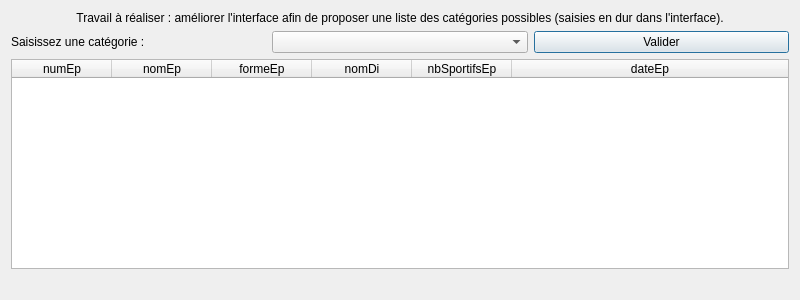
<?xml version="1.0" encoding="UTF-8"?>
<ui version="4.0">
 <class>fct_comp_2</class>
 <widget class="QDialog" name="fct_comp_2">
  <property name="geometry">
   <rect>
    <x>0</x>
    <y>0</y>
    <width>800</width>
    <height>300</height>
   </rect>
  </property>
  <property name="windowTitle">
   <string>Liste des épreuves d'une catégorie (version 1, catégories fixées par interface)</string>
  </property>
  <property name="windowOpacity">
   <double>9.000000000000000</double>
  </property>
  <layout class="QVBoxLayout" name="verticalLayout">
   <item>
    <widget class="QLabel" name="label">
     <property name="text">
      <string>Travail à réaliser : améliorer l'interface afin de proposer une liste des catégories possibles (saisies en dur dans l'interface).</string>
     </property>
     <property name="alignment">
      <set>Qt::AlignCenter</set>
     </property>
     <property name="wordWrap">
      <bool>true</bool>
     </property>
    </widget>
   </item>
   <item>
    <layout class="QHBoxLayout" name="horizontalLayout">
     <item>
      <widget class="QLabel" name="label_3">
       <property name="text">
        <string>Saisissez une catégorie :</string>
       </property>
      </widget>
     </item>
     <item>
      <widget class="QComboBox" name="comboBox_cat"/>
     </item>
     <item>
      <widget class="QPushButton" name="pushButton_fct_comp_2">
       <property name="text">
        <string>Valider</string>
       </property>
      </widget>
     </item>
    </layout>
   </item>
   <item>
    <widget class="QTableWidget" name="table_fct_comp_2">
     <attribute name="horizontalHeaderMinimumSectionSize">
      <number>50</number>
     </attribute>
     <attribute name="horizontalHeaderStretchLastSection">
      <bool>true</bool>
     </attribute>
     <attribute name="verticalHeaderVisible">
      <bool>false</bool>
     </attribute>
     <column>
      <property name="text">
       <string>numEp</string>
      </property>
     </column>
     <column>
      <property name="text">
       <string>nomEp</string>
      </property>
     </column>
     <column>
      <property name="text">
       <string>formeEp</string>
      </property>
     </column>
     <column>
      <property name="text">
       <string>nomDi</string>
      </property>
     </column>
     <column>
      <property name="text">
       <string>nbSportifsEp</string>
      </property>
     </column>
     <column>
      <property name="text">
       <string>dateEp</string>
      </property>
     </column>
    </widget>
   </item>
   <item>
    <widget class="QLabel" name="label_fct_comp_2">
     <property name="text">
      <string/>
     </property>
     <property name="alignment">
      <set>Qt::AlignCenter</set>
     </property>
    </widget>
   </item>
  </layout>
 </widget>
 <resources/>
 <connections>
  <connection>
   <sender>pushButton_fct_comp_2</sender>
   <signal>clicked()</signal>
   <receiver>fct_comp_2</receiver>
   <slot>refreshResult()</slot>
   <hints>
    <hint type="sourcelabel">
     <x>351</x>
     <y>51</y>
    </hint>
    <hint type="destinationlabel">
     <x>444</x>
     <y>134</y>
    </hint>
   </hints>
  </connection>
 </connections>
 <slots>
  <slot>refreshResult()</slot>
 </slots>
</ui>
